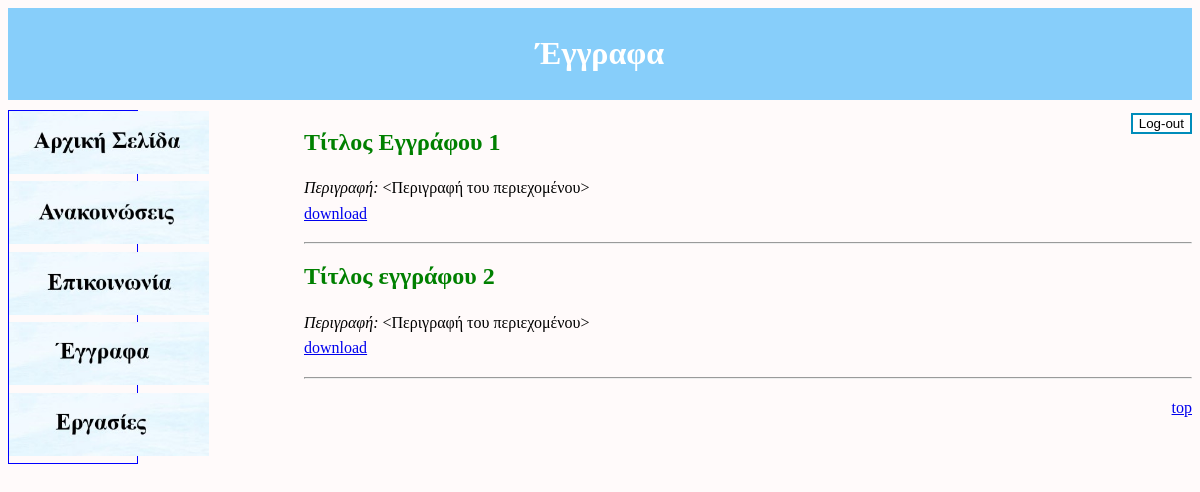
Screenshot of /documents.php (signed in) with the database file from the repository.
### tables this page shows
CREATE TABLE `documents` (
  `id` int(11) NOT NULL,
  `docTitle` varchar(100) NOT NULL,
  `description` varchar(2000) NOT NULL,
  `path` varchar(100) NOT NULL
);

### documents.php (the view, shortened to what this page needs)
<!DOCTYPE html>
<html>
<head>
  <link rel="stylesheet" type="text/css" href="style.css">
</head>
<body>
<?php
  include "header.php";
  ?>
  <div class="mainText">
  <form action="documents.php" method="POST" style="float:right">
      <input id="signInBtn"
      type="submit" name="logoutBtn" value="Log-out" />
    </form>
    <?php
    include "includes/dataBase.php";
    $do = "SELECT * FROM documents";
    mysqli_set_charset($conn, "utf8");
    $query = mysqli_query($conn, $do);
    $results = mysqli_fetch_assoc($query);
      ?><h3><a href = "add/addDocument.php">Add new document</a></h3><hr><?php
    do {
      $path = $results['path'];
      $subject = $results['docTitle'];
      $text = $results['description'];
      ?>
      <h2><?php echo $subject ?></h2>
      <div class="documents">
        <p>
        <i>Περιγραφή: </i><?php echo $text ?> <br>
        <a href=<?php echo $path?> download>download</a>
        <hr>
        </p>
      </div>
    <?php
  } while ($results = mysqli_fetch_assoc($query))
    ?>
    <a href="#top" style="float: right;">top</a>
  </div>
</body>
</html>

### style.css (style rules this page uses)
body { background-color: #FFFAFA; }
.mainText { float: right; width: 75%; font-size: 16px; line-height: 1.6em; margin-top: 10px; box-sizing: border-box; }
h2 { color: green; }
#signInBtn { background-color: white; color: black; border: 2px solid #008CBA; }

### rows the page displays
documents: docTitle "Τίτλος Εγγράφου 1", description "<Περιγραφή του περιεχομένου>"
documents: docTitle "Τίτλος εγγράφου 2", description "<Περιγραφή του περιεχομένου>"

### other values shown
$header "Έγγραφα"
